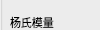
              <widget class="QWidget" name="page_7">
               <property name="geometry">
                <rect>
                 <x>0</x>
                 <y>0</y>
                 <width>100</width>
                 <height>30</height>
                </rect>
               </property>
               <attribute name="label">
                <string>材料</string>
               </attribute>
               <widget class="QGroupBox" name="groupBox_18">
                <property name="geometry">
                 <rect>
                  <x>0</x>
                  <y>-20</y>
                  <width>271</width>
                  <height>161</height>
                 </rect>
                </property>
                <property name="title">
                 <string/>
                </property>
                <widget class="QWidget" name="widget_7" native="true">
                 <property name="geometry">
                  <rect>
                   <x>10</x>
                   <y>20</y>
                   <width>221</width>
                   <height>71</height>
                  </rect>
                 </property>
                 <widget class="QWidget" name="gridLayoutWidget_15">
                  <property name="geometry">
                   <rect>
                    <x>0</x>
                    <y>10</y>
                    <width>221</width>
                    <height>52</height>
                   </rect>
                  </property>
                  <layout class="QGridLayout" name="gridLayout_16">
                   <item row="1" column="1">
                    <widget class="QLineEdit" name="PoSongBi"/>
                   </item>
                   <item row="0" column="1">
                    <widget class="QLabel" name="label_42">
                     <property name="font">
                      <font>
                       <family>Agency FB</family>
                       <pointsize>8</pointsize>
                      </font>
                     </property>
                     <property name="text">
                      <string>泊松比</string>
                     </property>
                    </widget>
                   </item>
                   <item row="0" column="0">
                    <widget class="QLabel" name="label_43">
                     <property name="font">
                      <font>
                       <family>Agency FB</family>
                       <pointsize>8</pointsize>
                      </font>
                     </property>
                     <property name="text">
                      <string>杨氏模量</string>
                     </property>
                    </widget>
                   </item>
                   <item row="1" column="0">
                    <widget class="QLineEdit" name="YangShiMoLiang"/>
                   </item>
                  </layout>
                 </widget>
                </widget>
                <widget class="QPushButton" name="pushButton_11">
                 <property name="geometry">
                  <rect>
                   <x>70</x>
                   <y>100</y>
                   <width>101</width>
                   <height>31</height>
                  </rect>
                 </property>
                 <property name="font">
                  <font>
                   <family>Agency FB</family>
                   <pointsize>8</pointsize>
                  </font>
                 </property>
                 <property name="text">
                  <string>确认材料属性</string>
                 </property>
                </widget>
               </widget>
              </widget>
